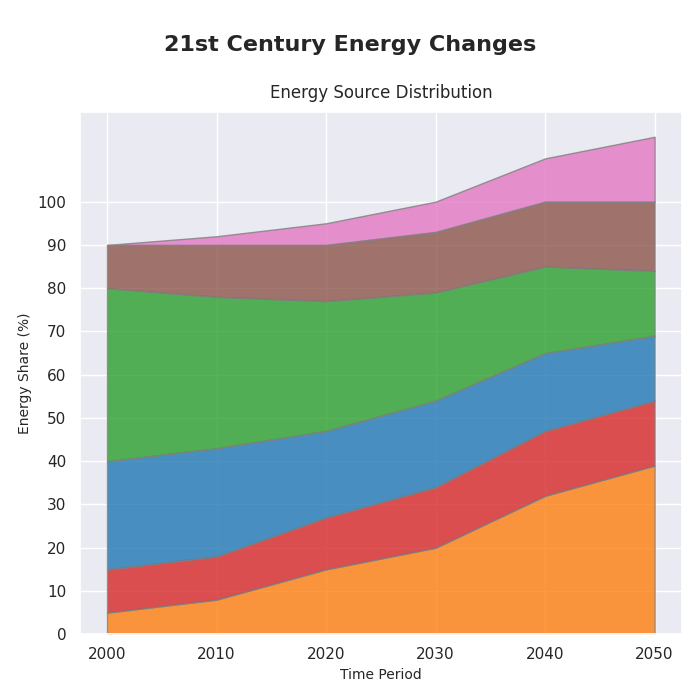

Reproduce this figure in Python.
import matplotlib.pyplot as plt
import numpy as np

years = np.arange(2000, 2051, 10)
energy_sources = ['Renewables', 'Nuclear', 'Natural Gas', 'Coal', 'Hydroelectric', 'Wind']
coal = [40, 35, 30, 25, 20, 15]
natural_gas = [25, 25, 20, 20, 18, 15]
nuclear = [10, 10, 12, 14, 15, 15]
hydroelectric = [10, 12, 13, 14, 15, 16]
renewables = [5, 8, 15, 20, 32, 39]
wind = [0, 2, 5, 7, 10, 15]  # Additional made-up data for "Wind"
data = np.vstack([renewables, nuclear, natural_gas, coal, hydroelectric, wind])

fig, ax1 = plt.subplots(figsize=(7, 7))
fig.suptitle('21st Century Energy Changes', fontsize=16, fontweight='bold', y=0.95)

# Updated shuffled colors
colors = ['#ff7f0e', '#d62728', '#1f77b4', '#2ca02c', '#8c564b', '#e377c2']
ax1.stackplot(years, data, colors=colors, alpha=0.8, edgecolor='grey')
ax1.set_title('Energy Source Distribution', fontsize=12, pad=10)
ax1.set_xlabel('Time Period', fontsize=10)
ax1.set_ylabel('Energy Share (%)', fontsize=10)
ax1.set_xticks(years)
ax1.set_yticks(np.arange(0, 101, 10))

plt.tight_layout(rect=[0, 0, 1, 0.96])
plt.show()
